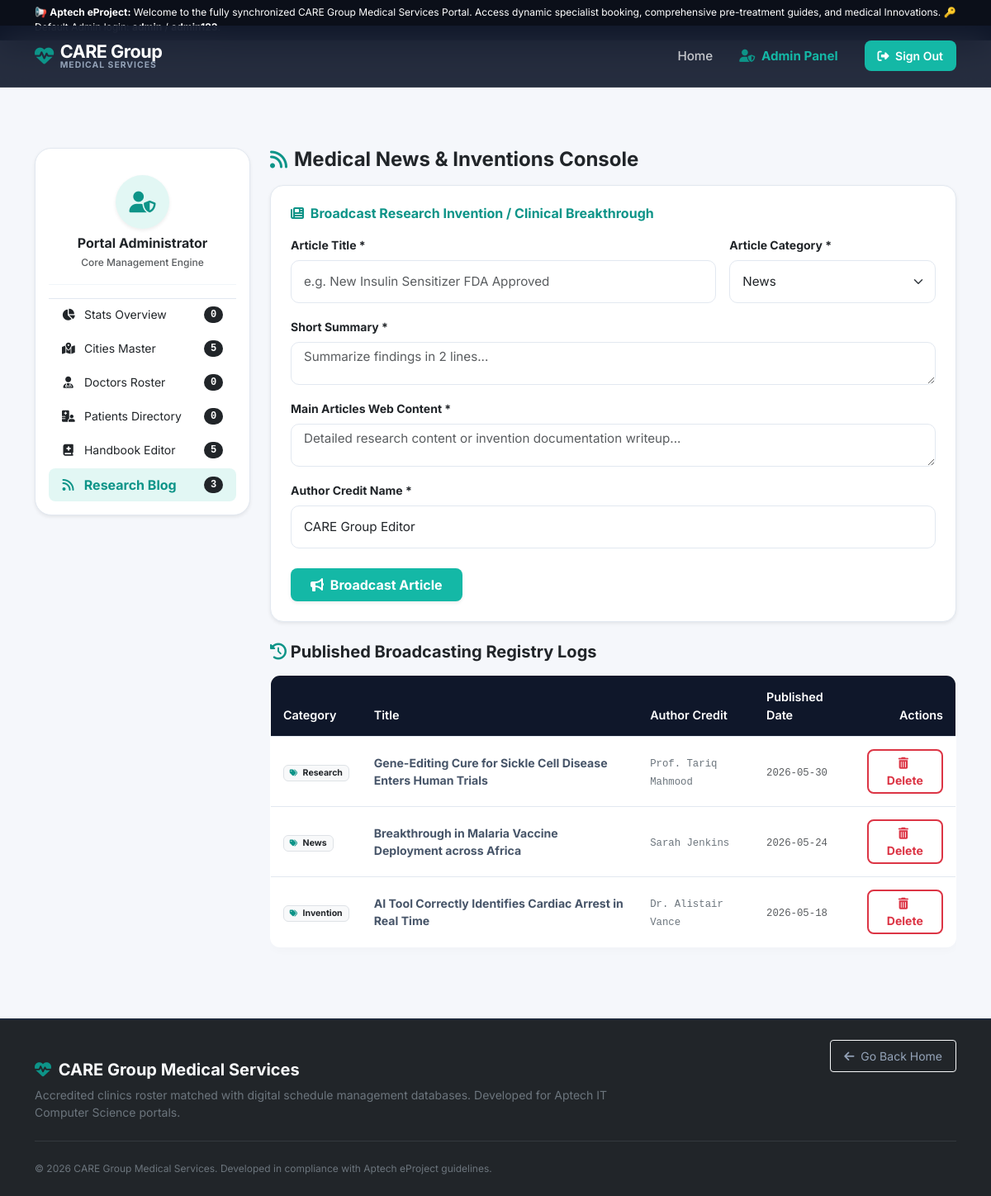
Page /admin_dashboard.php?view=news (signed in) on the committed database.
### tables this page shows
CREATE TABLE IF NOT EXISTS medical_news (
    id INT AUTO_INCREMENT PRIMARY KEY,
    title VARCHAR(255) NOT NULL,
    summary TEXT NOT NULL,
    content TEXT NOT NULL,
    category ENUM('Invention', 'News', 'Research') NOT NULL,
    published_date DATE NOT NULL,
    author VARCHAR(100) NOT NULL DEFAULT 'CARE Group Editor'
);

### includes/functions.php (called while the page is built, shortened)
<?php
function h($value): string
{
    return htmlspecialchars((string) ($value ?? ''), ENT_QUOTES, 'UTF-8');
}

### admin_dashboard.php (the view, shortened to what this page needs)
<?php
require_once 'db.php';
$view = $_GET['view'] ?? 'overview';
$cities = $pdo->query("SELECT * FROM cities ORDER BY name ASC")->fetchAll();
$doctors = $pdo->query("SELECT d.*, c.name as city_name, u.username FROM doctors d JOIN cities c ON d.city_id = c.id JOIN users u ON d.user_id = u.id")->fetchAll();
$patients = $pdo->query("SELECT p.*, u.username FROM patients p JOIN users u ON p.user_id = u.id")->fetchAll();
$diseases = $pdo->query("SELECT * FROM diseases ORDER BY name ASC")->fetchAll();
$news_list = $pdo->query("SELECT * FROM medical_news ORDER BY published_date DESC")->fetchAll();
$cntCities = count($cities);
$cntDoctors = count($doctors);
$cntPatients = count($patients);
$cntAppointments = $pdo->query("SELECT COUNT(*) FROM appointments")->fetchColumn();
?>
<!DOCTYPE html>
<html lang="en">
<head>
    <link href="https://cdn.jsdelivr.net/npm/bootstrap@5.3.3/dist/css/bootstrap.min.css" rel="stylesheet">
    <link rel="stylesheet" href="https://cdnjs.cloudflare.com/ajax/libs/font-awesome/6.5.2/css/all.min.css">
    <link rel="stylesheet" href="style.css">
</head>
<body>
    <div class="top-bar-marquee">
        <div class="container">
            <marquee behavior="scroll" direction="left" scrollamount="4" class="m-0 text-white">
                📢 <strong>Aptech eProject:</strong> Welcome to the fully synchronized CARE Group Medical Services Portal. Access dynamic specialist booking, comprehensive pre-treatment guides, and medical Innovations. 🔑 Default Admin login: <strong>admin</strong> / <strong>admin123</strong>.
            </marquee>
        </div>
    </div>
    <nav class="navbar navbar-expand-lg navbar-dark fixed-top custom-nav py-3" style="top: 31px;">
        <div class="container">
            <a class="navbar-brand fw-bold d-flex align-items-center" href="index.php">
                <i class="fa-solid fa-heart-pulse text-teal me-2"></i>
                <div class="d-flex flex-column lh-1">
                    <span style="font-size:1.35rem; color:#ffffff;">CARE Group</span>
                    <span style="font-size:0.65rem; color:#94a3b8; letter-spacing:1px; text-transform:uppercase;">Medical Services</span>
                </div>
            </a>
            <div class="collapse navbar-collapse" id="menu">
                <ul class="navbar-nav ms-auto align-items-center">
                    <li class="nav-item">
                        <a class="nav-link" href="index.php">Home</a>
                    </li>
                    <li class="nav-item">
                        <span class="nav-link text-white fw-bold active"><i class="fa-solid fa-user-shield text-teal me-1"></i> Admin Panel</span>
                    </li>
                    <li class="nav-item ms-lg-3 mt-2 mt-lg-0">
                        <a class="btn btn-main py-2 px-3 btn-sm" href="logout.php"><i class="fa-solid fa-sign-out-alt me-1"></i> Sign Out</a>
                    </li>
                </ul>
            </div>
        </div>
    </nav>
    <div class="container" style="margin-top: 130px; margin-bottom: 70px;">
        <div class="row g-4">
            <div class="col-lg-3">
                <div class="card border-0 shadow-sm p-3 bg-white" style="border-radius:20px; border: 1.5px solid #e2e8f0 !important;">
                    <div class="text-center py-3 border-bottom mb-3" style="border-color:#f1f5f9 !important;">
                        <div class="bg-teal-soft text-teal d-inline-flex align-items-center justify-content-center rounded-circle mb-2 shadow-sm" style="width: 65px; height: 65px; font-size: 1.6rem;">
                            <i class="fa-solid fa-user-shield"></i>
                        </div>
                        <h6 class="fw-bold mb-0 text-dark">Portal Administrator</h6>
                        <span class="text-muted xsmall" style="font-weight: 500;">Core Management Engine</span>
                    </div>
                    <div class="list-group list-group-flush gap-1">
                        <a href="admin_dashboard.php?view=overview" class="list-group-item list-group-item-action border-0 py-2.5 px-3 rounded-3 d-flex align-items-center justify-content-between <?php echo $view === 'overview' ? 'bg-teal-soft text-teal fw-bold' : 'text-dark small'; ?>">
                            <span><i class="fa-solid fa-chart-pie me-2 width-15"></i> Stats Overview</span>
                            <span class="badge rounded-pill bg-dark text-white font-monospace" style="font-size:0.75rem;"><?php echo $cntAppointments; ?></span>
                        </a>
                        <a href="admin_dashboard.php?view=cities" class="list-group-item list-group-item-action border-0 py-2.5 px-3 rounded-3 d-flex align-items-center justify-content-between <?php echo $view === 'cities' ? 'bg-teal-soft text-teal fw-bold' : 'text-dark small'; ?>">
                            <span><i class="fa-solid fa-map-location-dot me-2 width-15"></i> Cities Master</span>
                            <span class="badge rounded-pill bg-dark text-white font-monospace" style="font-size:0.75rem;"><?php echo $cntCities; ?></span>
                        </a>
                        <a href="admin_dashboard.php?view=doctors" class="list-group-item list-group-item-action border-0 py-2.5 px-3 rounded-3 d-flex align-items-center justify-content-between <?php echo $view === 'doctors' ? 'bg-teal-soft text-teal fw-bold' : 'text-dark small'; ?>">
                            <span><i class="fa-solid fa-user-md me-2 width-15"></i> Doctors Roster</span>
                            <span class="badge rounded-pill bg-dark text-white font-monospace" style="font-size:0.75rem;"><?php echo $cntDoctors; ?></span>
                        </a>
                        <a href="admin_dashboard.php?view=patients" class="list-group-item list-group-item-action border-0 py-2.5 px-3 rounded-3 d-flex align-items-center justify-content-between <?php echo $view === 'patients' ? 'bg-teal-soft text-teal fw-bold' : 'text-dark small'; ?>">
                            <span><i class="fa-solid fa-hospital-user me-2 width-15"></i> Patients Directory</span>
                            <span class="badge rounded-pill bg-dark text-white font-monospace" style="font-size:0.75rem;"><?php echo $cntPatients; ?></span>
                        </a>
                        <a href="admin_dashboard.php?view=diseases" class="list-group-item list-group-item-action border-0 py-2.5 px-3 rounded-3 d-flex align-items-center justify-content-between <?php echo $view === 'diseases' ? 'bg-teal-soft text-teal fw-bold' : 'text-dark small'; ?>">
                            <span><i class="fa-solid fa-book-medical me-2 width-15"></i> Handbook Editor</span>
                            <span class="badge rounded-pill bg-dark text-white font-monospace" style="font-size:0.75rem;"><?php echo count($diseases); ?></span>
                        </a>
                        <a href="admin_dashboard.php?view=news" class="list-group-item list-group-item-action border-0 py-2.5 px-3 rounded-3 d-flex align-items-center justify-content-between <?php echo $view === 'news' ? 'bg-teal-soft text-teal fw-bold' : 'text-dark small'; ?>">
                            <span><i class="fa-solid fa-rss me-2 width-15"></i> Research Blog</span>
                            <span class="badge rounded-pill bg-dark text-white font-monospace" style="font-size:0.75rem;"><?php echo count($news_list); ?></span>
                        </a>
                    </div>
                </div>
            </div>
            <div class="col-lg-9">
                <?php if ($view === 'news'): ?>
                    <div class="d-flex align-items-center gap-2 mb-3">
                        <i class="fa-solid fa-rss text-teal fs-4"></i>
                        <h4 class="fw-bold mb-0 text-dark">Medical News & Inventions Console</h4>
                    </div>
                    <div class="card border-0 shadow-sm p-4 bg-white mb-4 rounded-4" style="border: 1.5px solid #e2e8f0 !important;">
                        <h6 class="fw-bold mb-3 text-teal"><i class="fa-solid fa-newspaper me-1"></i> Broadcast Research Invention / Clinical Breakthrough</h6>
                        <form action="admin_dashboard.php?view=news" method="POST">
                            <div class="row g-3 mb-3">
                                <div class="col-md-8">
                                    <label class="form-label small fw-bold text-dark">Article Title *</label>
                                    <input type="text" name="news_title" class="form-control" placeholder="e.g. New Insulin Sensitizer FDA Approved" required>
                                </div>
                                <div class="col-md-4">
                                    <label class="form-label small fw-bold text-dark">Article Category *</label>
                                    <select name="news_category" class="form-select">
                                        <option value="News">News</option>
                                    </select>
                                </div>
                            </div>
                            <div class="mb-3">
                                <label class="form-label small fw-bold text-dark">Short Summary *</label>
                                <textarea name="news_summary" class="form-control" rows="2" placeholder="Summarize findings in 2 lines..." required></textarea>
                            </div>
                            <div class="mb-3">
                                <label class="form-label small fw-bold text-dark">Main Articles Web Content *</label>
                                <textarea name="news_content" class="form-control" rows="5" placeholder="Detailed research content or invention documentation writeup..." required></textarea>
                            </div>
                            <div class="mb-4">
                                <label class="form-label small fw-bold text-dark">Author Credit Name *</label>
                                <input type="text" name="news_author" class="form-control" value="CARE Group Editor" required>
                            </div>
                            <button type="submit" name="action_add_news" class="btn btn-main py-2 px-4 shadow-sm fw-bold"><i class="fa-solid fa-bullhorn me-1"></i> Broadcast Article</button>
                        </form>
                    </div>
                    <h5 class="fw-bold mb-3 text-dark mt-4"><i class="fa-solid fa-history text-teal"></i> Published Broadcasting Registry Logs</h5>
                    <div class="table-responsive">
                        <table class="table custom-table align-middle text-start w-100">
                            <thead>
                                <tr>
                                    <th>Category</th>
                                    <th>Title</th>
                                    <th>Author Credit</th>
                                    <th>Published Date</th>
                                    <th class="text-end">Actions</th>
                                </tr>
                            </thead>
                            <tbody>
                                <?php foreach($news_list as $news): ?>
                                    <tr>
                                        <td>
                                            <span class="badge bg-light text-dark border px-2.5 py-1.5"><i class="fa-solid fa-tags text-teal small me-1"></i> <?php echo h($news['category']); ?></span>
                                        </td>
                                        <td><strong><?php echo h($news['title']); ?></strong></td>
                                        <td><code class="font-monospace text-secondary"><?php echo h($news['author']); ?></code></td>
                                        <td><span class="small font-monospace text-muted"><?php echo h($news['published_date']); ?></span></td>
                                        <td class="text-end">
                                            <a href="admin_dashboard.php?view=news&delete_news=<?php echo $news['id']; ?>" class="btn btn-outline-danger btn-sm border-2 fw-bold px-3 py-1.5" onclick="return confirm('Wipe article?');" style="border-radius:8px;"><i class="fa-solid fa-trash-can me-1"></i> Delete</a>
                                        </td>
                                    </tr>
                                <?php endforeach; ?>
                            </tbody>
                        </table>
                    </div>
                <?php endif; ?>
            </div>
        </div>
    </div>
    <footer class="text-white pt-5 pb-4 bg-dark">
        <div class="container text-md-start text-center">
            <div class="row g-4">
                <div class="col-md-8">
                    <h5 class="fw-bold text-light"><i class="fa-solid fa-heart-pulse text-teal me-1"></i> CARE Group Medical Services</h5>
                    <p class="text-secondary small max-width-600 mb-0 mt-2">Accredited clinics roster matched with digital schedule management databases. Developed for Aptech IT Computer Science portals.</p>
                </div>
                <div class="col-md-4 text-md-end text-center mt-3 mt-md-0">
                    <a href="index.php" class="btn btn-sm btn-outline-light px-3 py-2"><i class="fa-solid fa-arrow-left me-1"></i> Go Back Home</a>
                </div>
            </div>
            <hr class="border-secondary my-4">
            <p class="text-secondary xsmall m-0 text-center text-md-start">&copy; 2026 CARE Group Medical Services. Developed in compliance with Aptech eProject guidelines.</p>
        </div>
    </footer>
</body>
</html>

### style.css (style rules this page uses)
:root { --primary: #14b8a6; --primary-hover: #0f766e; --dark: #0f172a; --light-bg: #f5f7fb; --secondary-slate: #475569; --border-color: #cbd5e1; --success: #10b981; }
body { font-family: 'Inter', sans-serif; background-color: var(--light-bg); color: var(--dark); margin: 0; padding: 0; }
.top-bar-marquee { background-color: #0b0f19; color: #cbd5e1; font-size: 0.75rem; padding: 6px 0; border-bottom: 1px solid #1e293b; }
.custom-nav { background-color: rgba(15, 23, 42, 0.9) !important; backdrop-filter: blur(20px); transition: all 0.3s ease; border-bottom: 1px solid rgba(255, 255, 255, 0.1); }
.custom-nav .navbar-brand { font-size: 1.45rem; letter-spacing: -0.5px; color: #ffffff; }
.custom-nav .navbar-brand i { color: var(--primary); margin-right: 6px; animation: pulseIcon 2s infinite; }
.custom-nav .nav-link { color: rgba(255, 255, 255, 0.75) !important; font-weight: 500; font-size: 0.95rem; padding: 0.5rem 1rem !important; transition: all 0.25s; }
.custom-nav .nav-link:hover, .custom-nav .nav-link.active { color: var(--primary) !important; }
.btn-main { background-color: var(--primary); color: white !important; font-weight: 600; padding: 10px 24px; border-radius: 8px; border: none; transition: all 0.25s ease-in-out; }
.form-control, .form-select { height: 52px; border-radius: 10px; border: 1.5px solid #e2e8f0; font-size: 0.95rem; padding-left: 15px; transition: all 0.25s; }
.bg-teal-soft { background-color: rgba(20, 184, 166, 0.12); }
.text-teal { color: #0d9488 !important; font-weight: 700; }
.width-15 { display: inline-block; width: 15px; text-align: center; }
.custom-table { background-color: white; border-radius: 12px; overflow: hidden; box-shadow: 0 4px 12px rgba(15,23,42,0.02); border: 1px solid #e2e8f0; }
.custom-table th { background-color: #0f172a !important; color: white !important; font-weight: 600; padding: 15px; font-size: 0.9rem; }
.custom-table td { padding: 15px; vertical-align: middle; font-size: 0.88rem; color: var(--secondary-slate); }
footer { background-color: #0b0f19 !important; color: #94a3b8 !important; border-top: 2px solid #1e293b; }
footer h3, footer h5 { font-family: 'Inter', sans-serif; color: #ffffff; }
footer a { color: #94a3b8 !important; font-weight: 400; transition: all 0.2s; }
.xsmall { font-size: 0.75rem; }

### rows in the picture
medical_news: category "Research", title "Gene-Editing Cure for Sickle Cell Disease Enters Human Trials", author "Prof. Tariq Mahmood", published_date "2026-05-30"
medical_news: category "News", title "Breakthrough in Malaria Vaccine Deployment across Africa", author "Sarah Jenkins", published_date "2026-05-24"
medical_news: category "Invention", title "AI Tool Correctly Identifies Cardiac Arrest in Real Time", author "Dr. Alistair Vance", published_date "2026-05-18"

### other values in the picture
$cntAppointments "0"
$cntCities "5"
$cntDoctors "0"
$cntPatients "0"
count($diseases) "5"
count($news_list) "3"
